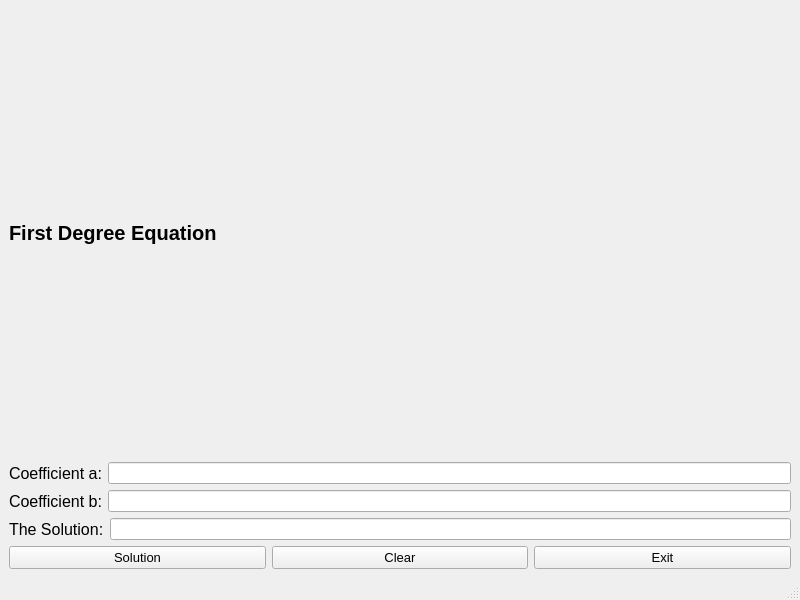
<?xml version="1.0" encoding="UTF-8"?>
<ui version="4.0">
 <class>MainWindow</class>
 <widget class="QMainWindow" name="MainWindow">
  <property name="geometry">
   <rect>
    <x>0</x>
    <y>0</y>
    <width>800</width>
    <height>600</height>
   </rect>
  </property>
  <property name="windowTitle">
   <string>MainWindow</string>
  </property>
  <widget class="QWidget" name="centralwidget">
   <layout class="QVBoxLayout" name="verticalLayout_2">
    <item>
     <layout class="QVBoxLayout" name="verticalLayout">
      <item>
       <widget class="QLabel" name="labelTitle">
        <property name="font">
         <font>
          <pointsize>15</pointsize>
          <weight>75</weight>
          <bold>true</bold>
         </font>
        </property>
        <property name="text">
         <string>First Degree Equation</string>
        </property>
       </widget>
      </item>
      <item>
       <layout class="QHBoxLayout" name="horizontalLayout_4">
        <item>
         <widget class="QLabel" name="labela">
          <property name="font">
           <font>
            <pointsize>12</pointsize>
           </font>
          </property>
          <property name="text">
           <string>Coefficient a:</string>
          </property>
         </widget>
        </item>
        <item>
         <widget class="QLineEdit" name="lineEdita"/>
        </item>
       </layout>
      </item>
      <item>
       <layout class="QHBoxLayout" name="horizontalLayout">
        <item>
         <widget class="QLabel" name="labelb">
          <property name="font">
           <font>
            <pointsize>12</pointsize>
           </font>
          </property>
          <property name="text">
           <string>Coefficient b:</string>
          </property>
         </widget>
        </item>
        <item>
         <widget class="QLineEdit" name="lineEditb"/>
        </item>
       </layout>
      </item>
      <item>
       <layout class="QHBoxLayout" name="horizontalLayout_5">
        <item>
         <widget class="QLabel" name="labelSolution">
          <property name="font">
           <font>
            <pointsize>12</pointsize>
           </font>
          </property>
          <property name="text">
           <string>The Solution:</string>
          </property>
         </widget>
        </item>
        <item>
         <widget class="QLineEdit" name="lineEditSolution"/>
        </item>
       </layout>
      </item>
      <item>
       <layout class="QHBoxLayout" name="horizontalLayout_7">
        <item>
         <widget class="QPushButton" name="pushButtonSolution">
          <property name="font">
           <font>
            <pointsize>10</pointsize>
           </font>
          </property>
          <property name="text">
           <string>Solution</string>
          </property>
         </widget>
        </item>
        <item>
         <widget class="QPushButton" name="pushButtonClear">
          <property name="font">
           <font>
            <pointsize>10</pointsize>
           </font>
          </property>
          <property name="text">
           <string>Clear</string>
          </property>
         </widget>
        </item>
        <item>
         <widget class="QPushButton" name="pushButtonExit">
          <property name="font">
           <font>
            <pointsize>10</pointsize>
           </font>
          </property>
          <property name="text">
           <string>Exit</string>
          </property>
         </widget>
        </item>
       </layout>
      </item>
     </layout>
    </item>
   </layout>
  </widget>
  <widget class="QMenuBar" name="menubar">
   <property name="geometry">
    <rect>
     <x>0</x>
     <y>0</y>
     <width>800</width>
     <height>25</height>
    </rect>
   </property>
  </widget>
  <widget class="QStatusBar" name="statusbar"/>
 </widget>
 <resources/>
 <connections/>
</ui>
